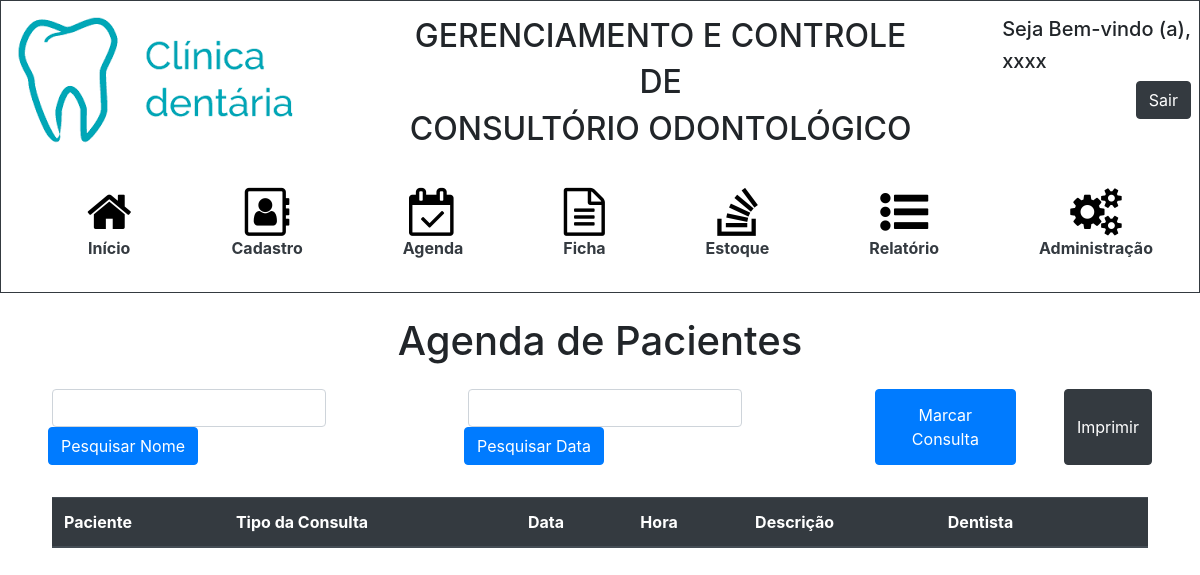
The app's page /agenda.php, older data.
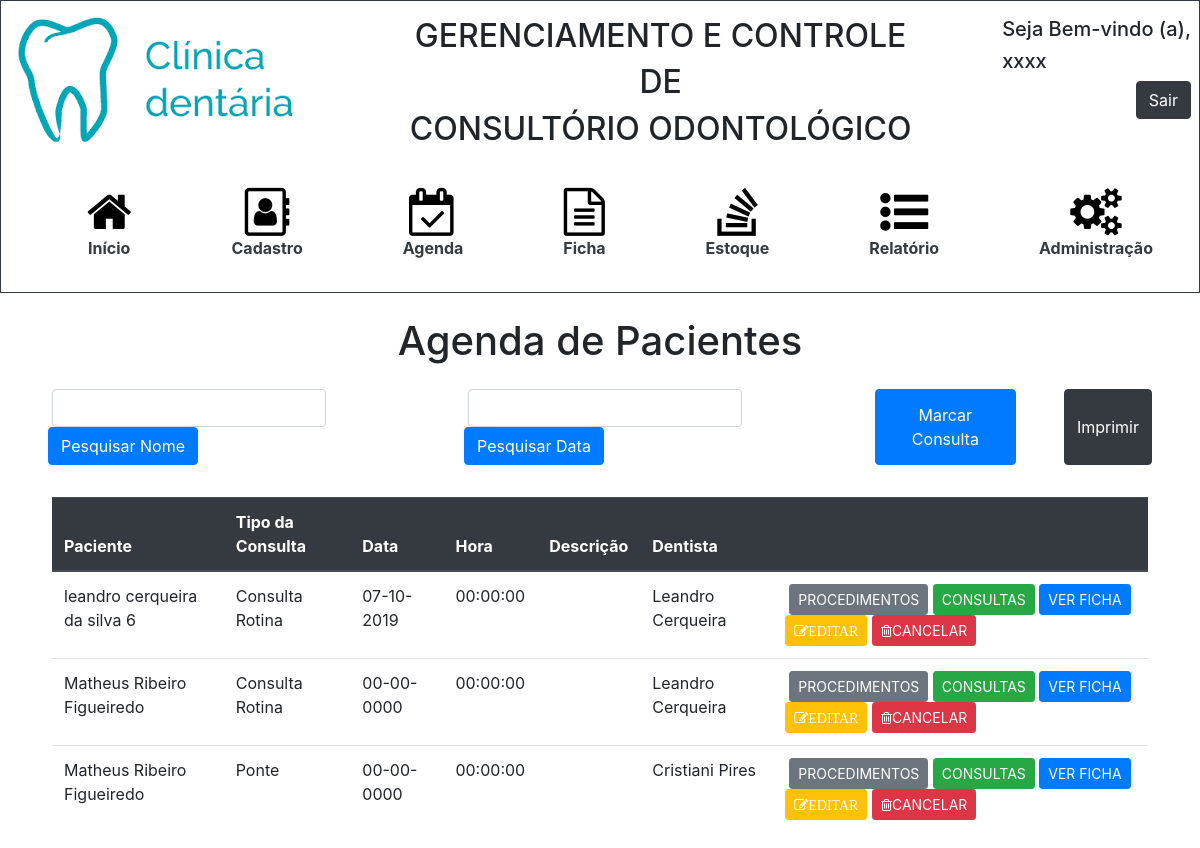
The same page, newer data.
### tables this page shows
CREATE TABLE `atend` (
  `id_atend` int(11) NOT NULL,
  `nome` varchar(50) NOT NULL,
  `nomeconsulta` varchar(30) NOT NULL,
  `dia` date NOT NULL,
  `hora` time NOT NULL,
  `descricao` varchar(100) NOT NULL,
  `nomedentista` varchar(30) NOT NULL,
  `procedimento_1` varchar(255) NOT NULL,
  `procedimento_2` varchar(255) DEFAULT NULL,
  `procedimento_3` varchar(255) DEFAULT NULL,
  `valor_1` varchar(255) NOT NULL,
  `valor_2` varchar(255) DEFAULT NULL,
  `valor_3` varchar(255) DEFAULT NULL
);

### agenda.php (the view, shortened to what this page needs)
<!DOCTYPE html>
<html>
	<head>
		<link rel="stylesheet" href="https://stackpath.bootstrapcdn.com/bootstrap/4.3.1/css/bootstrap.min.css">
		<link rel="stylesheet" href="https://cdnjs.cloudflare.com/ajax/libs/font-awesome/4.7.0/css/font-awesome.min.css">
		<link rel="stylesheet" type="text/css" href="styleHeader.css">
	</head>
<body>
		<?php include 'header.php'?>
        <h1 class = "text-center mb-4">Agenda de Pacientes</h1>
	<div class = "pl-5 pr-5">
    <span class = "d-flex d-inline-flex mb-2">
                <form class="form-inline">
                    <input class="form-control mr-2 ml-1" type="search" name = "nome">
                    <button class="btn btn-primary btn-md mr-3" type="submit">Pesquisar Nome</button>
                </form>
                <form class="form-inline">
                    <input class="form-control mr-2 ml-1" type="search" name = "dia">
                    <button class="btn btn-primary btn-md mr-3" type="submit">Pesquisar Data</button>
                </form>
            <button type="button" class="btn btn-primary btn-md ml-1" data-toggle="modal" data-target="#modal1">Marcar Consulta</button>
            <input type="button" class ="btn btn-dark ml-5" onclick="window.print();" value="Imprimir">
    </span>
                <div class = "overflow-auto ml-1 mr-1" style = "max-height: 550px">
                    <table class="table w-100 mt-4">
                        <thead class="thead-dark">
                            <tr>
                               <th scope="col">Paciente</th>
                                <th scope="col">Tipo da Consulta</th>
                                <th scope="col">Data</th>
                                <th scope="col">Hora</th>
                                <th scope="col">Descrição</th>
                                <th scope="col">Dentista</th>
                                <th scope = "col"></th>
                            </tr>
                        </thead>
                        <tbody>
                            <?php
                                include_once 'conexao.php';
                                $sql = "SELECT * FROM atend";
                                $busca = mysqli_query($con, $sql);
                                while($array = mysqli_fetch_array($busca)){
                                    $nome = $array['nome'];
                                    $nomeconsulta = $array['nomeconsulta'];
                                    $dia = $array['dia'];
                                    $hora = $array['hora'];
                                    $descricao = $array['descricao'];
                                    $nomedentista = $array['nomedentista'];
                                    $dtConsu = explode('-', $dia);
                                    $diaConsu = $dtConsu[2] . "-" . $dtConsu[1]. "-" . $dtConsu[0];
                            ?>
                                <tr>
                                    <td><?php echo $nome?></td>
                                    <td><?php echo $nomeconsulta?></td>
                                    <td><?php echo $diaConsu?></td>
                                    <td><?php echo $hora?></td>
                                    <td><?php echo $descricao?></td>
                                    <td><?php echo $nomedentista?></td>
                                    <td>
                         <button type="button" class="btn btn-secondary btn-sm ml-1" data-toggle="modal" data-target="#modal3">PROCEDIMENTOS</button>
                        <a class="btn btn-success btn-sm" href="consulta.php" role="button">CONSULTAS</a>
                        <a class="btn btn-primary btn-sm"  style="color:#fff" href="#" onclick = "excluir(<?php echo $array['id_pessoa']?>)" role="button"><i aria-hidden="true"></i>VER FICHA</a>
                        <a class="btn btn-warning btn-sm"  style="color:#fff" href="editaragenda.php?id_atend=<?php echo $id?>" role="button"><i class="fa fa-pencil-square-o" aria-hidden="true">EDITAR</i></a>
                        <a class="btn btn-danger btn-sm"  style="color:#fff" href="#" onclick="excluir(<?php echo $array['id_atend']; ?>)" role="button"><i class="fa fa-trash-o" aria-hidden="true"></i>CANCELAR</a>
                                    </td>
                                </tr>
                            <?php
                        };?>
                        </tbody>
                    </table>
                </div>
        </div>
	</body>
</html>

Row changes from the older to the newer data that the page shows:
added atend: nome "leandro cerqueira da silva 6", nomeconsulta "Consulta Rotina", dia "07-10-2019", hora "00:00:00", nomedentista "Leandro Cerqueira"
added atend: nome "Matheus Ribeiro Figueiredo", nomeconsulta "Consulta Rotina", dia "00-00-0000", hora "00:00:00", nomedentista "Leandro Cerqueira"
added atend: nome "Matheus Ribeiro Figueiredo", nomeconsulta "Ponte", dia "00-00-0000", hora "00:00:00", nomedentista "Cristiani Pires"
